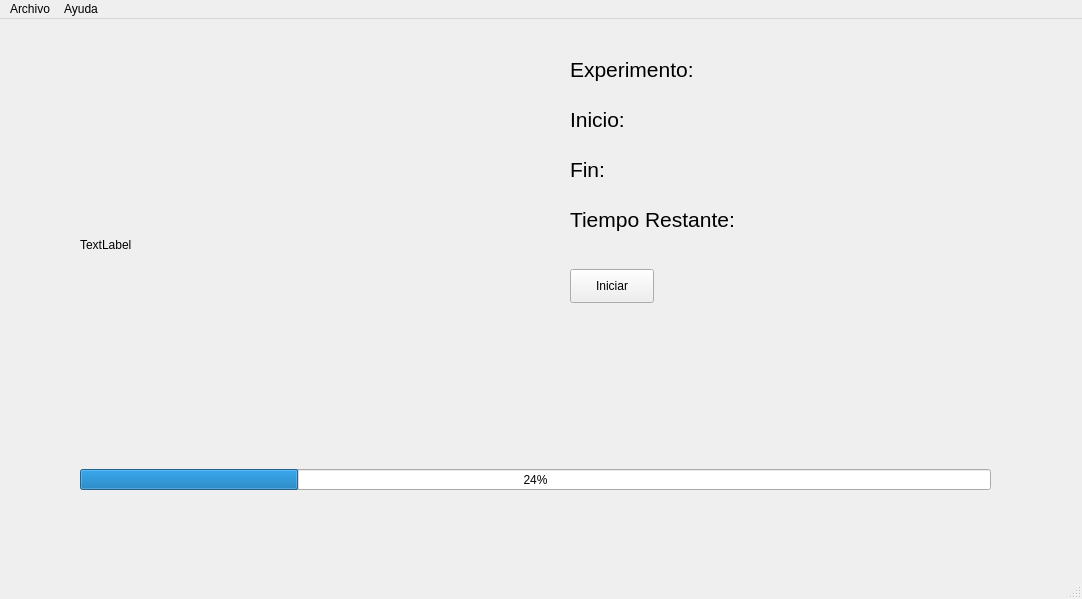
<?xml version="1.0" encoding="UTF-8"?>
<ui version="4.0">
 <class>MainWindow</class>
 <widget class="QMainWindow" name="MainWindow">
  <property name="geometry">
   <rect>
    <x>0</x>
    <y>0</y>
    <width>1082</width>
    <height>599</height>
   </rect>
  </property>
  <property name="windowTitle">
   <string>SeedGUI</string>
  </property>
  <widget class="QWidget" name="centralwidget">
   <widget class="QLabel" name="videoLabel">
    <property name="geometry">
     <rect>
      <x>80</x>
      <y>40</y>
      <width>381</width>
      <height>371</height>
     </rect>
    </property>
    <property name="text">
     <string>TextLabel</string>
    </property>
   </widget>
   <widget class="QProgressBar" name="progressBar">
    <property name="geometry">
     <rect>
      <x>80</x>
      <y>450</y>
      <width>911</width>
      <height>21</height>
     </rect>
    </property>
    <property name="value">
     <number>24</number>
    </property>
   </widget>
   <widget class="QLabel" name="label">
    <property name="geometry">
     <rect>
      <x>570</x>
      <y>30</y>
      <width>131</width>
      <height>41</height>
     </rect>
    </property>
    <property name="font">
     <font>
      <pointsize>16</pointsize>
     </font>
    </property>
    <property name="text">
     <string>Experimento:</string>
    </property>
   </widget>
   <widget class="QLabel" name="label_2">
    <property name="geometry">
     <rect>
      <x>570</x>
      <y>80</y>
      <width>121</width>
      <height>41</height>
     </rect>
    </property>
    <property name="font">
     <font>
      <pointsize>16</pointsize>
     </font>
    </property>
    <property name="text">
     <string>Inicio:</string>
    </property>
   </widget>
   <widget class="QLabel" name="label_3">
    <property name="geometry">
     <rect>
      <x>570</x>
      <y>130</y>
      <width>111</width>
      <height>41</height>
     </rect>
    </property>
    <property name="font">
     <font>
      <pointsize>16</pointsize>
     </font>
    </property>
    <property name="text">
     <string>Fin:</string>
    </property>
   </widget>
   <widget class="QLabel" name="label_4">
    <property name="geometry">
     <rect>
      <x>570</x>
      <y>180</y>
      <width>171</width>
      <height>41</height>
     </rect>
    </property>
    <property name="font">
     <font>
      <pointsize>16</pointsize>
     </font>
    </property>
    <property name="text">
     <string>Tiempo Restante:</string>
    </property>
   </widget>
   <widget class="QLabel" name="labelNombre">
    <property name="geometry">
     <rect>
      <x>760</x>
      <y>30</y>
      <width>281</width>
      <height>41</height>
     </rect>
    </property>
    <property name="font">
     <font>
      <pointsize>16</pointsize>
     </font>
    </property>
    <property name="text">
     <string/>
    </property>
   </widget>
   <widget class="QLabel" name="labelTiempoRestante">
    <property name="geometry">
     <rect>
      <x>760</x>
      <y>180</y>
      <width>271</width>
      <height>41</height>
     </rect>
    </property>
    <property name="font">
     <font>
      <pointsize>16</pointsize>
     </font>
    </property>
    <property name="text">
     <string/>
    </property>
   </widget>
   <widget class="QLabel" name="labelFin">
    <property name="geometry">
     <rect>
      <x>760</x>
      <y>130</y>
      <width>261</width>
      <height>41</height>
     </rect>
    </property>
    <property name="font">
     <font>
      <pointsize>16</pointsize>
     </font>
    </property>
    <property name="text">
     <string/>
    </property>
   </widget>
   <widget class="QLabel" name="labelInicio">
    <property name="geometry">
     <rect>
      <x>760</x>
      <y>80</y>
      <width>281</width>
      <height>41</height>
     </rect>
    </property>
    <property name="font">
     <font>
      <pointsize>16</pointsize>
     </font>
    </property>
    <property name="text">
     <string/>
    </property>
   </widget>
   <widget class="QPushButton" name="iniciarButton">
    <property name="geometry">
     <rect>
      <x>570</x>
      <y>250</y>
      <width>84</width>
      <height>34</height>
     </rect>
    </property>
    <property name="text">
     <string>Iniciar</string>
    </property>
   </widget>
  </widget>
  <widget class="QMenuBar" name="menubar">
   <property name="geometry">
    <rect>
     <x>0</x>
     <y>0</y>
     <width>1082</width>
     <height>30</height>
    </rect>
   </property>
   <widget class="QMenu" name="menuArchivo">
    <property name="title">
     <string>Archivo</string>
    </property>
    <addaction name="actionNuevo_Experimento"/>
    <addaction name="actionAbrir_Experimento"/>
   </widget>
   <widget class="QMenu" name="menuAyuda">
    <property name="title">
     <string>Ayuda</string>
    </property>
    <addaction name="actionManual_de_Usuario"/>
   </widget>
   <addaction name="menuArchivo"/>
   <addaction name="menuAyuda"/>
  </widget>
  <widget class="QStatusBar" name="statusbar"/>
  <action name="actionNuevo_Experimento">
   <property name="text">
    <string>Nuevo Experimento</string>
   </property>
  </action>
  <action name="actionAbrir_Experimento">
   <property name="text">
    <string>Abrir Experimento</string>
   </property>
  </action>
  <action name="actionManual_de_Usuario">
   <property name="text">
    <string>Manual de Usuario</string>
   </property>
  </action>
 </widget>
 <resources/>
 <connections/>
</ui>
